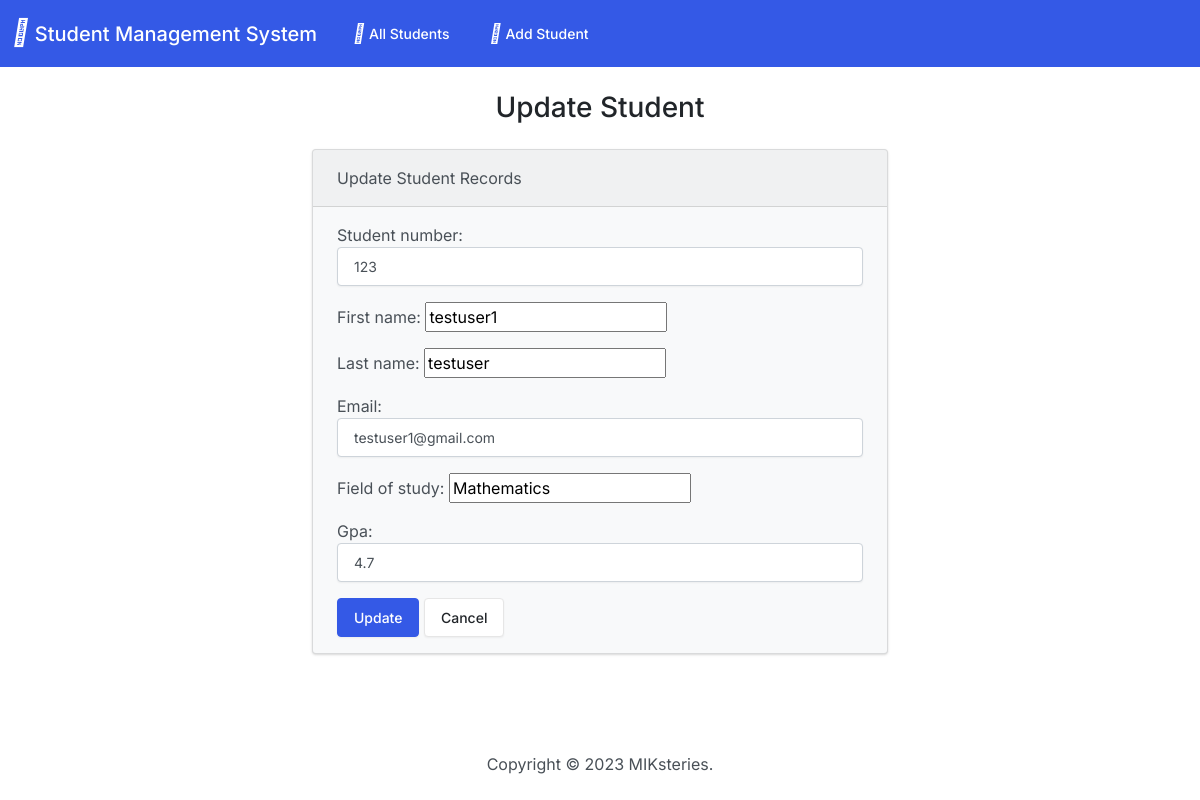
Page /edit/1/ on the committed database.
### students/models.py (models this page shows, shortened)
class Student(models.Model):
    student_number = models.PositiveIntegerField(unique=True)
    first_name = models.CharField(max_length=50)
    last_name = models.CharField(max_length=50)
    email = models.EmailField(max_length=100)
    field_of_study = models.CharField(max_length=50)
    gpa = models.FloatField()

### students/views.py (the view, shortened to what this page needs)
# urls.py: path("edit/<int:id>/", views.edit, name="edit"),
def edit(request, id):
    student = get_object_or_404(Student, pk=id)
    form = StudentForm(instance=student)
    return render(request, "students/edit.html", {
             "form": form,
          })

### students/forms.py
class StudentForm(forms.ModelForm):
    class Meta:
        model = Student
        fields = ["student_number", "first_name", "last_name", "email", "field_of_study", "gpa"] #"__all__"
        label = {
            "student_number" : "Student Number",
            "first_name" : "First Name",
            "last_name" : "Last Name",
            "email" : "Email",
            "field_of_study" : "Field Of Study",
            "gpa" : "GPA"
        }
        widgets = {
            "student_number": forms.NumberInput(attrs={"class": "form-control"}),
            "first_name": forms.TextInput(attrs={"classs": "form-control"}),
            "last_name": forms.TextInput(attrs={"classs": "form-control"}),
            "email": forms.EmailInput(attrs={"class": "form-control"}),
            "field_of_study": forms.TextInput(attrs={"classs": "form-control"}),
            "gpa": forms.NumberInput(attrs={"class": "form-control"}),
        }

### templates/students/edit.html (shortened to what this page needs)
{% extends "base.html" %}
{% block body %}
  <h3 class="text-center m-4">Update Student</h3>
    <div class="row justify-content-center">
      <div class="col-6">
        <div class="card bg-light mb-3">
          <div class="card-header">
             Update Student Records
          </div>
          <div class="card-body">
            <form action="" method="POST">
              {{ form.as_p }}
              <button type="submit" class="btn btn-primary">Update</button>
              <a href="{% url 'index' %}" class="btn btn-secondary">Cancel</a>
            </form>
          </div>
        </div>
      </div>
    </div>
{% endblock %}

### rows in the picture
Student: student_number "123", first_name "testuser1", last_name "testuser", email "testuser1@gmail.com", field_of_study "Mathematics", gpa "4.7"
